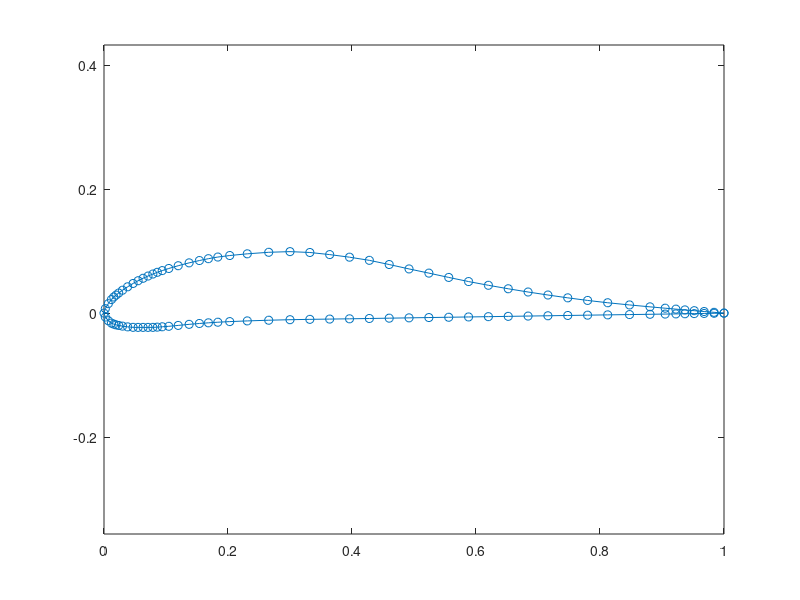
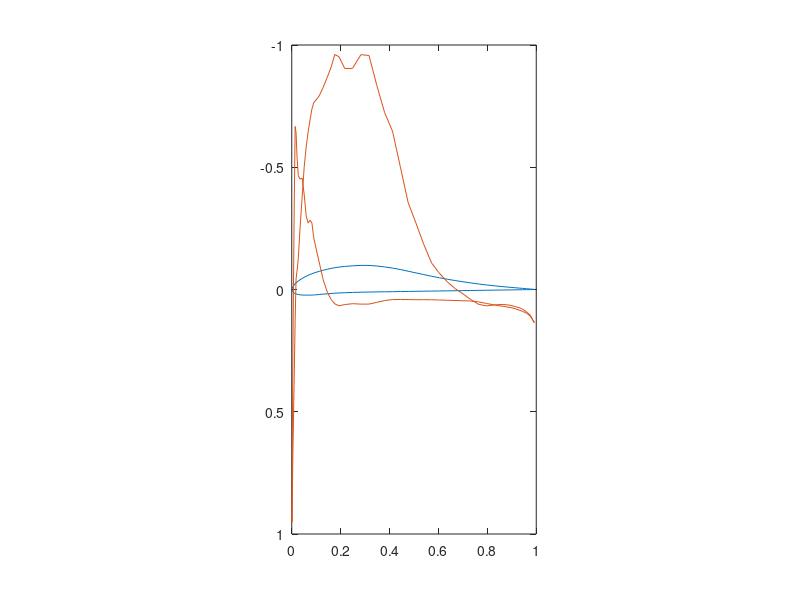

The MATLAB script that drew these images, in order: (Note: this script raises an error after producing the figures.)
close all; clear all;

%% Creating the Airfoil %%
% Begin by defining the airfoil and getting its geometry

% Model input parameters
alpha = deg2rad(1);
Re = 100000;
N = 100;

% Load the Lissaman 7769 airfoil as an example
airfoil = load('LISS7769.mat');
airfoil = airfoil.LISS7769;

% Interpolate the desired number of points and plot
x = zeros(N+1,1); y = zeros(N+1,1);

space = linspace(1,N+1,size(airfoil,1));
for i = 1:N+1
    x(i) = interp1(space, airfoil(:,1), i, 'pchip');
    y(i) = interp1(space, airfoil(:,2), i, 'pchip');
end

plot(x,y,'-o'); axis equal;

%% Defining Parameters %%
% Now let's build the parameter vectors and matricies needed to calculate
% the panel coefficients
x1 = x(1:N); x2 = x(2:N+1);
y1 = y(1:N); y2 = y(2:N+1);

% calculate the angles of each panel, relative to the horizontal
theta = atan2(diff(y), diff(x));
theta_diff = bsxfun(@minus, theta, theta');

% calculate the distance between the center of each panel, and each node
mid = 0.5 * [x1 + x2, y1 + y2];
dist = @(a, b) (b - a) .^ 2;
r = sqrt(bsxfun(dist, mid(:,1), x') + bsxfun(dist, mid(:,2), y'));
r1 = r(:,1:N); r2 = r(:,2:N+1);

% calculate the angle subtended by the center of each panel, by the nodes
% composing every other panel
% this fomula is Moran 4-87
vert = bsxfun(@minus,mid(:,2),y2') .* bsxfun(@minus,mid(:,1),x1')...
    - bsxfun(@minus,mid(:,1),x2') .* bsxfun(@minus,mid(:,2),y1');
horiz = bsxfun(@minus,mid(:,1),x2') .* bsxfun(@minus,mid(:,1),x1')...
    + bsxfun(@minus,mid(:,2),y2') .* bsxfun(@minus,mid(:,2),y1');
B = atan2(vert, horiz);
B(logical(eye(size(B)))) = pi;

%% Calculating Coefficients %%
% Now we want to calculate the coefficients defined by Moran 4-89 and 4-93
% this should correspond to an N+1 by N+1 matrix which we can use to
% calculate the N+1 unknown values

% First we calculate the values from 1 to N using Moran 4-90
A = sin(theta_diff) .* log(r2./r1) + cos(theta_diff) .* B;
A = A / (2*pi);

% Now calculate the N+1 column (except A(N+1,N+1)) using Moran 4-91
Acol = sum(cos(theta_diff) .* log(r2./r1) - sin(theta_diff) .* B, 2);
Acol = Acol / (2*pi);

% Next we get the N+1 row (except A(N+1,N+1)) using Moran 4-94
k = [1 N];
Arow = sum(sin(theta_diff(k,:)) .* B(k,:) - cos(theta_diff(k,:))...
    .* log(r2(k,:)./r1(k,:)), 1);
Arow = Arow / (2*pi);

% Finally, we calculate A(N+1,N+1), completing the matrix
Acorner = sum(sum(sin(theta_diff(k,:)) .* log(r2(k,:)./r1(k,:))...
    + cos(theta_diff(k,:)) .* B(k,:), 1), 2);
Acorner = Acorner / (2*pi);

% We can now combine everything into one matrix
A = [A Acol; [Arow Acorner]];

% Now let's calculate the b vector, which contains the solutions of
% equation 4-89 and 4-93
b = sin(theta - alpha);
b = [b; -cos(theta(1) - alpha) - cos(theta(N) - alpha)];

%% Finding Inviscid Velocity and Pressure %%
% Now we can solve the matrix equation in order to find the sink strength
% and vortex strength, and from that, the velocities and pressure
% coefficients

q = (A\b)';

% Now we find velocities using Moran 4-95
V = cos(theta - alpha) +...
    sum(bsxfun(@times,sin(theta_diff).*B - cos(theta_diff) .*...
    log(r2./r1),q(1:N)/(2*pi)),2) +...
    (q(N+1)/(2*pi)) * sum(sin(theta_diff) .* log(r2./r1) +...
    cos(theta_diff) .* B, 2);

% Finally, we get the pressure coefficients from Moran 4-96
Cp_panel = 1 - V.^2;

% Plot the inviscid pressure distribution
figure; plot(mid(:,1), -mid(:,2), mid(:,1), Cp_panel);
axis equal; set(gca,'Ydir','reverse'); xlim([0 1]); ylim([-1 1]);

%% Find Points of Interest %%
% From the inviscid analysis, we can find points of interest along the
% airfoil, and divide the relevant vectors in to upper and lower pieces

% Find the point of stagnation
[a, stag] = min(abs(V));

% Define relevant vectors for clarity
lCp = zeros(stag,1); lVe = zeros(stag,1); lx = zeros(stag,1);
uCp = zeros(N-stag,1); uVe = zeros(N-stag,1); ux = zeros(N-stag,1);
lN = length(lCp); uN = length(uCp);

% Break up the relevant vectors into lower and upper pieces, and find the
% points of minimum pressure
lCp = Cp_panel(1:stag);
lVe = abs(V(1:stag));
lx = mid(1:stag,1);
[a, lminp] = min(lCp);

uCp = Cp_panel(stag+1:end);
uVe = V(stag+1:end);
ux = mid(stag+1:end,1);
[a, uminp] = min(uCp); % Note that uminp is defined relative to the upper
                       % surface

%% Compute Laminar Boundary Layer %%
% Now we can find the displacement thickness for the laminar portions of
% the airfoil. We also want the theta value at the transition points in
% order to find the initial conditions at the transition points
uDelta = zeros(uN,1); lDelta = zeros(lN,1);

% Define relevant equations. These are based on results of the blassius
% solution, found online.
ReX = @(Ve, x_c) Re .* x_c .* Ve;
delta_lam = @(Ve, x_c) (1.72.*x_c) ./ sqrt(ReX(Ve, x_c));
theta_lam = @(Ve, x_c) (0.665.*x_c) ./ sqrt(ReX(Ve, x_c));

% Starting with the lower surface, where the laminar portion is from the
% minimum pressure point to the stagnation point, we can find delta*
span = lminp:lN;
lDelta(span) = delta_lam(lVe(span), lx(span));

% We also want the theta and H values at the transition point for use as
% initial conditions in the turbulent calculations
lThetai = theta_lam(lVe(lminp), lx(lminp));
lHi = lDelta(lminp) / lThetai;

% Now we repeat the process for the upper surface of the airfoil. Here, the
% laminar portion goes from the stagnation point to the point of minimum
% pressure
span = 1:uminp;
uDelta(span) = delta_lam(uVe(span), ux(span));

uThetai = theta_lam(uVe(uminp), ux(uminp));
uHi = uDelta(uminp) / uThetai;

%% Compute Turbulent Boundary Layer %%
% Now we can compute the turbulent boundary layer displacement thickness
% using ODE45. We have to perform ODE45 backwards on the bottom edge, based
% on where we have the initial values

if lminp ~= 1
    % Let's start with the lower by defining relevant variables. Note that the
    % span is in reverse
    span = lminp:-1:1;
    lx_turb = lx(span);
    lVe_turb = lVe(span);
    ldVe_turb = gradient(lVe_turb, lx_turb);
    lYi = [lThetai, lHi];

    % Now let's put the turbulence function into a form that ODE45 can
    % understand. ODE45 wants to specify its own input and output values
    lturb_fun = @(x, Y) turbulent_approx(x, Y, lx_turb, lVe_turb,...
        ldVe_turb, Re);

    % Then we solve
    [lx_turb, lY] = ode45(lturb_fun, lx_turb, lYi);

    % And then get the values that we are looking for through interpolation
    lDelta(span) = lY(:,2) .* lY(:,1);
end

if uminp ~= uN
    % Now we can do the upper layer
    span = uminp:uN;
    ux_turb = ux(span);
    uVe_turb = uVe(span);
    udVe_turb = gradient(uVe_turb, ux_turb);
    uYi = [uThetai, uHi];

    uturb_fun = @(x, Y) turbulent_approx(x, Y, ux_turb, uVe_turb,...
        udVe_turb, Re);

    [ux_turb, uY] = ode45(uturb_fun, ux_turb, uYi);

    % And then get the delta values
    uDelta(span) = uY(:,2) .* uY(:,1);
end

% Combine to get full vectors
delta = [lDelta; uDelta];
Ve = [lVe; uVe];

% Plot the airfoil with the computed boundary layer
yadjusted = mid(:,2) + delta .* sign(mid(:,2));
figure; hold on;
plot(mid(:,1), mid(:,2), mid(:,1), yadjusted, '--');
POIx = [mid(lminp,1) mid(stag,1) mid(uminp+stag,1)];
POIy = [mid(lminp,2) mid(stag,2) mid(uminp+stag,2)];
scatter(POIx, POIy);
axis equal; xlabel('x/c'); ylabel('y/c');
legend('Airfoil', 'Boundary Layer', 'Points of Interest');

%% Reapply Panel Method %%
% Now we can alter b using the displacement values that we have found, and
% reapply the panel method to get viscous results

b(1:N) = b(1:N) + Ve(1:N) .* gradient(delta(1:N), mid(:,1))...
    + gradient(Ve(1:N), mid(:,1)) .* delta(1:N);

q = (A\b)';

V = cos(theta - alpha) +...
    sum(bsxfun(@times,sin(theta_diff).*B - cos(theta_diff) .*...
    log(r2./r1),q(1:N)/(2*pi)),2) +...
    (q(N+1)/(2*pi)) * sum(sin(theta_diff) .* log(r2./r1) +...
    cos(theta_diff) .* B, 2);

Cp = 1 - V.^2;

%% Plot Results %%
figure; hold on;
plot(mid(:,1), -mid(:,2), mid(:,1), -yadjusted, '--');
plot(mid(:,1), Cp, mid(:,1), Cp_panel);
axis equal; set(gca,'Ydir','reverse'); xlim([0 1]); ylim([-1 1]);
title('Airfoil Pressure Comparison'); xlabel('x/c');
legend('Body', 'Boundary Layer', 'Viscous Pressure',...
    'Inviscid Pressure', 'location', 'SouthEast');
